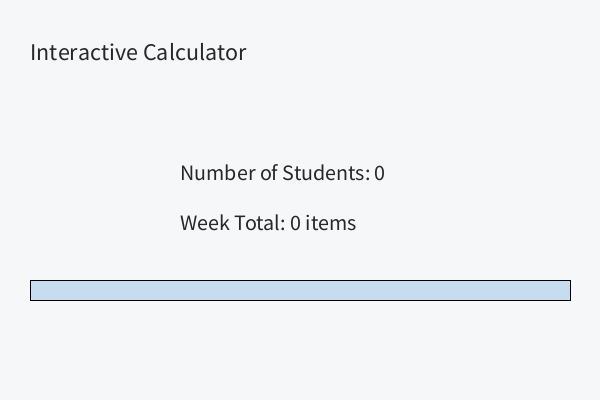
Frame 1 (no input)
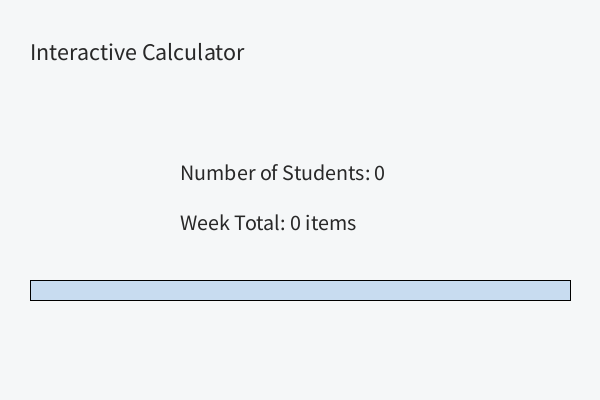
Frame 60 (the mouse pressed at the canvas centre just before this capture)
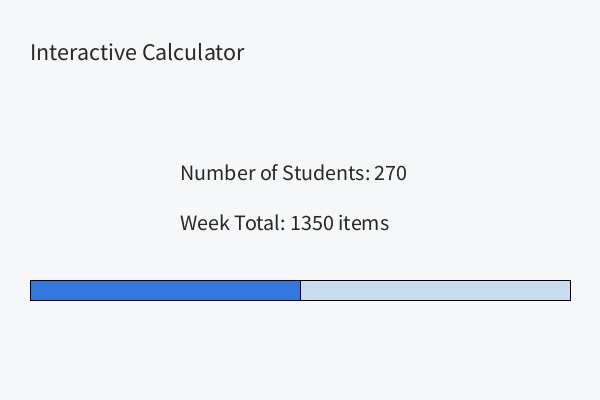
Frame 120 (the mouse held since frame 60 and released just before this capture)

The Processing sketch that drew these frames (run headless with seeded random() and noise(); from frame 60 on, the mouse is pressed at the canvas centre):

// Processing sketch: Interactive_Calculator_for_Fruit
// ── Interactive_Calculator_for_Fruit.pde
int fruitperstudent = 5;

void setup() {
  size(600, 400);
}

void draw() {
  background(245, 247, 248); 
 int students = max(0, mouseX - 30); 
  int totalFruit = students * fruitperstudent;

  fill(40);

  textSize(24);
  text("Interactive Calculator", 30, 60);

  textSize(22);
  text("Number of Students: " + students, 180, 180);
  text("Week Total: " + totalFruit + " items", 180, 230);

  fill(200, 220, 240);
  rect(30, 280, width - 60, 20);

  fill(50, 120, 220);
  rect(30, 280, constrain(mouseX - 30, 0, width - 60), 20);
}
